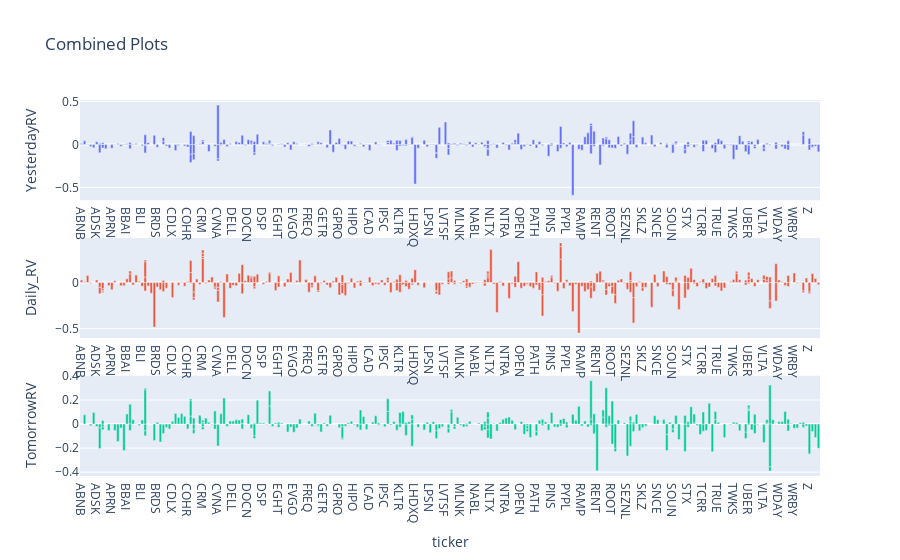

The notebook cell this image was saved under:
### Code cell
import pandas as pd
import plotly.subplots as sp
import plotly.graph_objs as go

# Create a subplot with 3 rows and 1 column
fig = sp.make_subplots(rows=3, cols=1)

# Create bar plots and add them to the subplot
fig.add_trace(go.Bar(x=date1['ticker'], y=date1['YesterdayRV'], name='Data 1'), row=1, col=1)
fig.add_trace(go.Bar(x=date1['ticker'], y=date1['Daily_RV'], name='Data 2'), row=2, col=1)
fig.add_trace(go.Bar(x=date1['ticker'], y=date1['TomorrowRV'], name='Data 3'), row=3, col=1)

# Customize the layout
fig.update_layout(title='Combined Plots', showlegend=False)

# Update xaxis and yaxis titles
# fig.update_xaxes(title_text='ticker', row=1, col=1)
# fig.update_xaxes(title_text='ticker', row=2, col=1)
fig.update_xaxes(title_text='ticker', row=3, col=1)

fig.update_yaxes(title_text='YesterdayRV', row=1, col=1)
fig.update_yaxes(title_text='Daily_RV', row=2, col=1)
fig.update_yaxes(title_text='TomorrowRV', row=3, col=1)

# fig.update(config=dict(displayModeBar=True, scrollZoom=False))

# Display the combined plot
fig.show()

### Figure 1 — Plotly figure (JSON) as saved in the notebook; plotly's stock layout.template omitted (floating-point values rounded to 4 significant figures; data arrays with more than 128 entries replaced by an {"elided": "..."} marker saying what was removed)
{"data": [{"name": "Data 1", "type": "bar", "x": {"elided": "363 str values"}, "xaxis": "x", "y": {"elided": "363 float values"}, "yaxis": "y"}, {"name": "Data 2", "type": "bar", "x": {"elided": "363 str values"}, "xaxis": "x2", "y": {"elided": "363 float values"}, "yaxis": "y2"}, {"name": "Data 3", "type": "bar", "x": {"elided": "363 str values"}, "xaxis": "x3", "y": {"elided": "363 float values"}, "yaxis": "y3"}], "layout": {"autosize": true, "showlegend": false, "title": {"text": "Combined Plots"}, "xaxis": {"anchor": "y", "autorange": true, "domain": [0, 1], "range": [-0.5, 243.5], "type": "category"}, "xaxis2": {"anchor": "y2", "autorange": true, "domain": [0, 1], "range": [-0.5, 243.5], "type": "category"}, "xaxis3": {"anchor": "y3", "autorange": true, "domain": [0, 1], "range": [-0.5, 243.5], "title": {"text": "ticker"}, "type": "category"}, "yaxis": {"anchor": "x", "autorange": true, "domain": [0.7333, 1], "range": [-0.6493, 0.5184], "title": {"text": "YesterdayRV"}, "type": "linear"}, "yaxis2": {"anchor": "x2", "autorange": true, "domain": [0.3667, 0.6333], "range": [-0.6019, 0.4831], "title": {"text": "Daily_RV"}, "type": "linear"}, "yaxis3": {"anchor": "x3", "autorange": true, "domain": [0, 0.2667], "range": [-0.432, 0.402], "title": {"text": "TomorrowRV"}, "type": "linear"}}}
